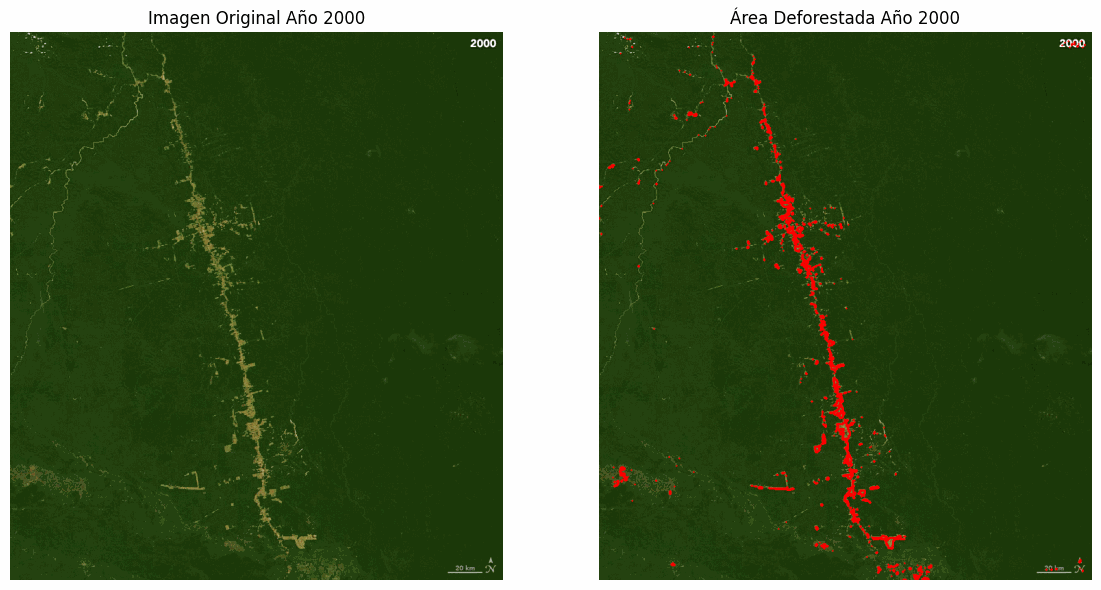
#> input picture Computer Vision/area_deforestada.gif, 1101 x 590 px, given in place of Jamanxim.gif, which was not available
$ jupyter execute --allow-errors Deforestacion.ipynb
#> lines starting #> are read from the running program, lines starting #| are printed output that depends on the picture; after the words box and inside, x2 and y2 are one past the last pixel; in counts of white or black regions, pixels touching at a corner belong together; pictures that were not available may be replaced by others from this repository, and a replacement may not be noted
[cell 1]
from PIL import Image
import os

def extract_frames(gif_path, output_folder):
    # Abrir el archivo GIF
#> called with gif_path = 'Jamanxim.gif', output_folder = 'imagenes'
    with Image.open(gif_path) as img:
        # Asegurarse de que el directorio de salida existe
#> img is the input picture: PIL image 1101x590 P; mean R, G, B, A 70.1, 91.9, 52, 255
        if not os.path.exists(output_folder):
            os.makedirs(output_folder)

        # Iterar sobre cada frame
        for frame_number in range(img.n_frames):
            # Establecer el frame actual
            img.seek(frame_number)
            # Crear la ruta para guardar el frame
            frame_path = os.path.join(output_folder, f"frame_{frame_number}.png")
            # Guardar el frame como PNG para mantener la calidad
            img.save(frame_path, format="PNG")
            print(f"Frame {frame_number} guardado en {frame_path}")
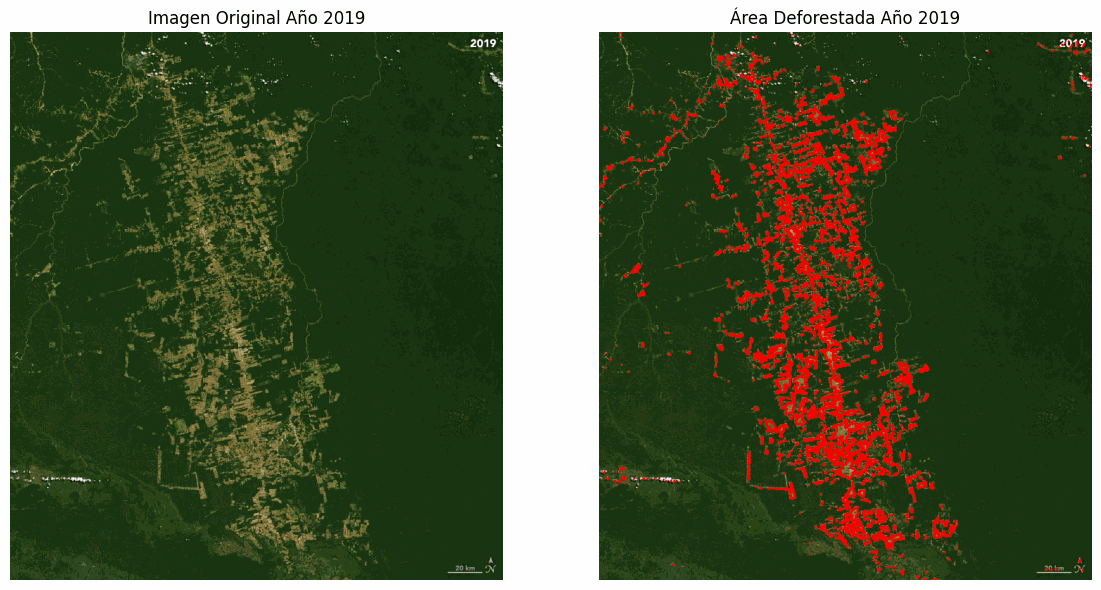
#> img: PIL image 1101x590 RGBA; mean R, G, B, A 76.7, 88.7, 58.3, 255

# Uso de la función
gif_path = "Jamanxim.gif"
output_folder = "imagenes"
extract_frames(gif_path, output_folder)

[cell 2]
import cv2
import numpy as np
import matplotlib.pyplot as plt
import os

def segmentar_area_deforestada(image_path, year):
    # Leer la imagen
#> called with image_path = 'frame_15.png', year = 2015
    img = cv2.imread(image_path)
#> img: shape (590, 1101, 3)
    img_gray = cv2.cvtColor(img, cv2.COLOR_BGR2GRAY)
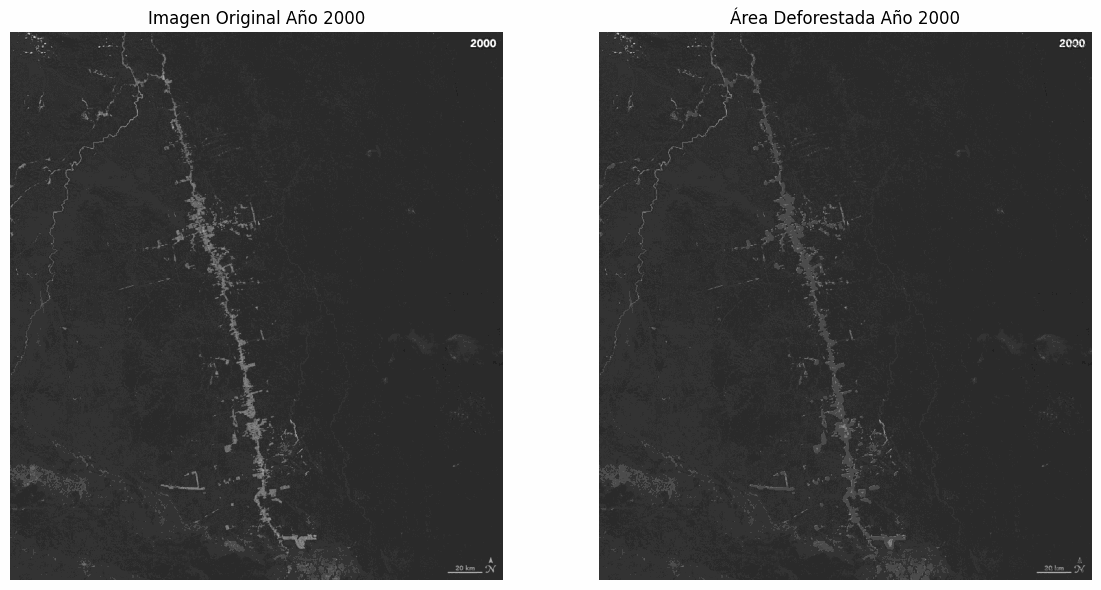
#> img_gray: shape (590, 1101); min 2, max 254, mean 80.8

    # Crear una figura para mostrar las imágenes
    plt.figure(figsize=(10, 8))
    plt.suptitle(f'Proceso de Segmentación de Área Desforestada Año {year}', fontsize=12)

    # Mostrar la imagen original
    plt.subplot(2, 4, 1)
    plt.imshow(cv2.cvtColor(img, cv2.COLOR_BGR2RGB))
    plt.title('1. Imagen Original')
    plt.axis('off')

    # Aplicar la operación Top Hat para resaltar elementos brillantes como nubes
    kernel = cv2.getStructuringElement(cv2.MORPH_RECT, (15, 15))
    tophat = cv2.morphologyEx(img_gray, cv2.MORPH_TOPHAT, kernel)
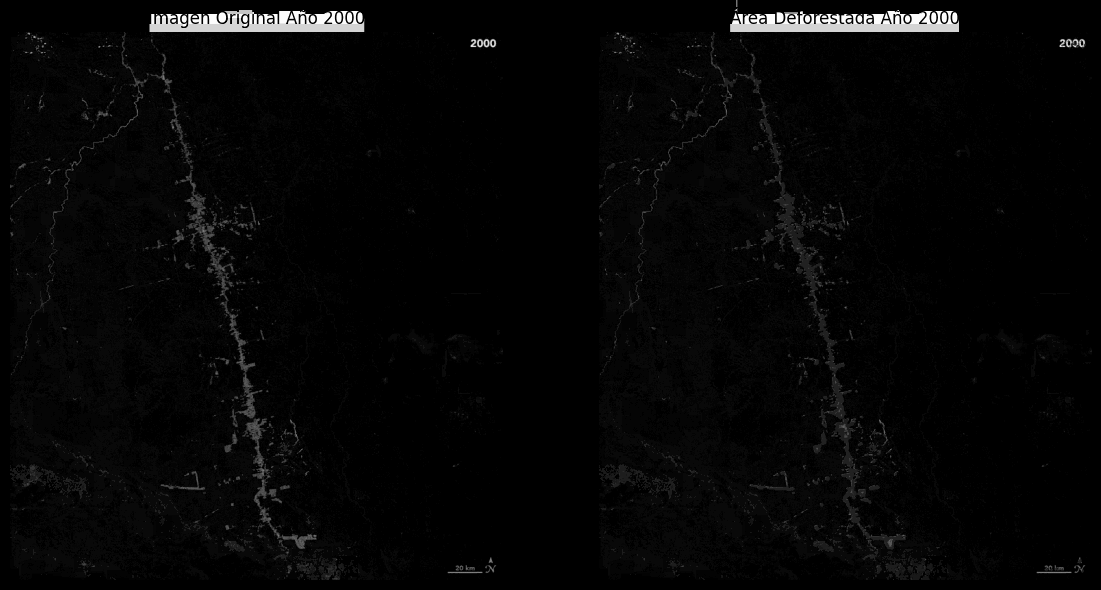
#> tophat: shape (590, 1101); min 0, max 252, mean 5.9

    # Mostrar imagen después de Top Hat
    plt.subplot(2, 4, 2)
    plt.imshow(tophat, cmap='gray')
    plt.title('2. Top Hat')
    plt.axis('off')

    # Umbralizar la imagen Top Hat para crear una máscara de nubes
    _, cloud_mask = cv2.threshold(tophat, 150, 255, cv2.THRESH_BINARY)
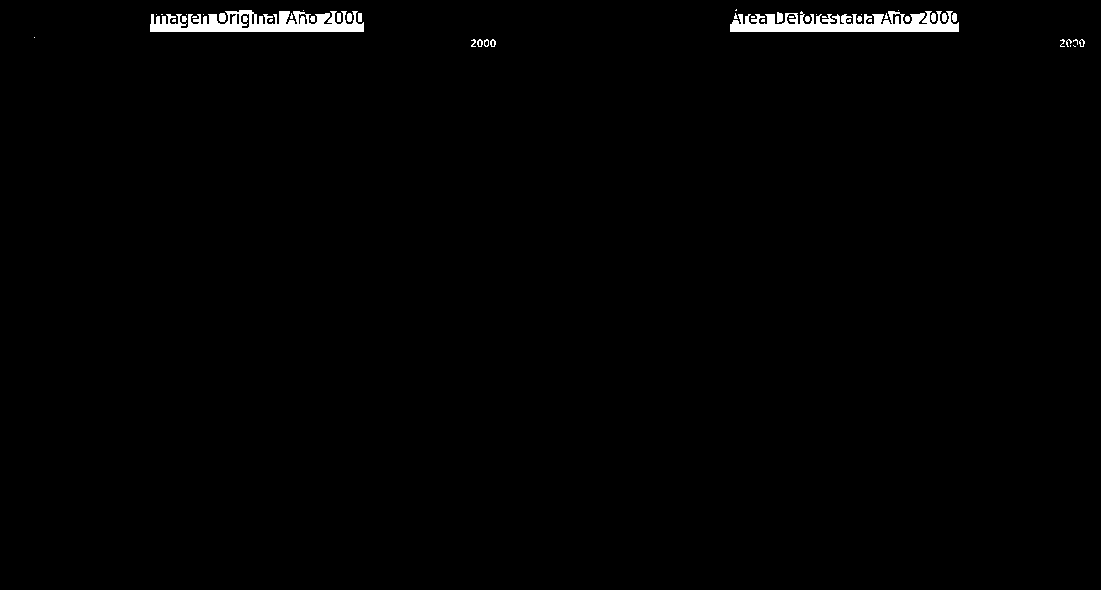
#> cloud_mask: shape (590, 1101); 1% white; 48 white regions (26 under 20 px), largest, box (x1, y1, x2, y2) and area: (730, 11, 959, 32) 3009, (150, 10, 364, 32) 2929, (219, 13, 226, 22) 57

    # Mostrar la máscara de nubes
    plt.subplot(2, 4, 3)
    plt.imshow(cloud_mask)
    plt.title('3. Máscara de Nubes')
    plt.axis('off')

    # Invertir la máscara de nubes para usarla más adelante
    cloud_mask_inv = cv2.bitwise_not(cloud_mask)

    # Aplicar la transformación de potencia (corrección gamma) para mejorar el contraste
    gamma = 5  # Ajusta este valor según sea necesario
    img_gamma = np.array(255 * (img / 255) ** gamma, dtype='uint8')

    plt.subplot(2, 4, 4)
    plt.imshow(img_gamma)
    plt.title('4. Transformación de la intensidad')
    plt.axis('off')

    # Convertir a escala de grises y mejorar el contraste con ecualización de histograma
    img_gamma_gray = cv2.cvtColor(img_gamma, cv2.COLOR_BGR2GRAY)
    img_eq = cv2.equalizeHist(img_gamma_gray)

    plt.subplot(2, 4, 5)
    plt.imshow(img_eq)
    plt.title('5. Contraste Mejorado')
    plt.axis('off')

    # Umbralización usando el método de Otsu para segmentar las áreas destacadas
    _, otsu_thresh = cv2.threshold(img_eq, 0, 255, cv2.THRESH_OTSU)
#> otsu_thresh: shape (590, 1101); 16.4% white; 45 white regions (30 under 20 px), largest, box (x1, y1, x2, y2) and area: (0, 0, 1101, 590) 106145, (219, 13, 226, 22) 53, (777, 13, 783, 22) 52

    plt.subplot(2, 4, 6)
    plt.imshow(otsu_thresh)
    plt.title('6. Umbralización Otsu')
    plt.axis('off')

    # Aplicar erosión para eliminar áreas pequeñas (como ríos) en la imagen binaria
    kernel_erosion = cv2.getStructuringElement(cv2.MORPH_ELLIPSE, (2, 2))
    eroded_image = cv2.erode(otsu_thresh, kernel_erosion, iterations=2)
#> eroded_image: shape (590, 1101); 15.4% white; 23 white regions (20 under 20 px), largest, box (x1, y1, x2, y2) and area: (0, 0, 1101, 590) 100066, (221, 15, 226, 22) 26, (779, 15, 783, 22) 26

    # Mostrar la imagen erosionada
    plt.subplot(2, 4, 7)
    plt.imshow(eroded_image)
    plt.title('7. Imagen Erosionada')
    plt.axis('off')

    # Aplicar la máscara inversa para eliminar nubes de la imagen erosionada
    img_without_clouds = cv2.bitwise_and(eroded_image, eroded_image, mask=cloud_mask_inv)
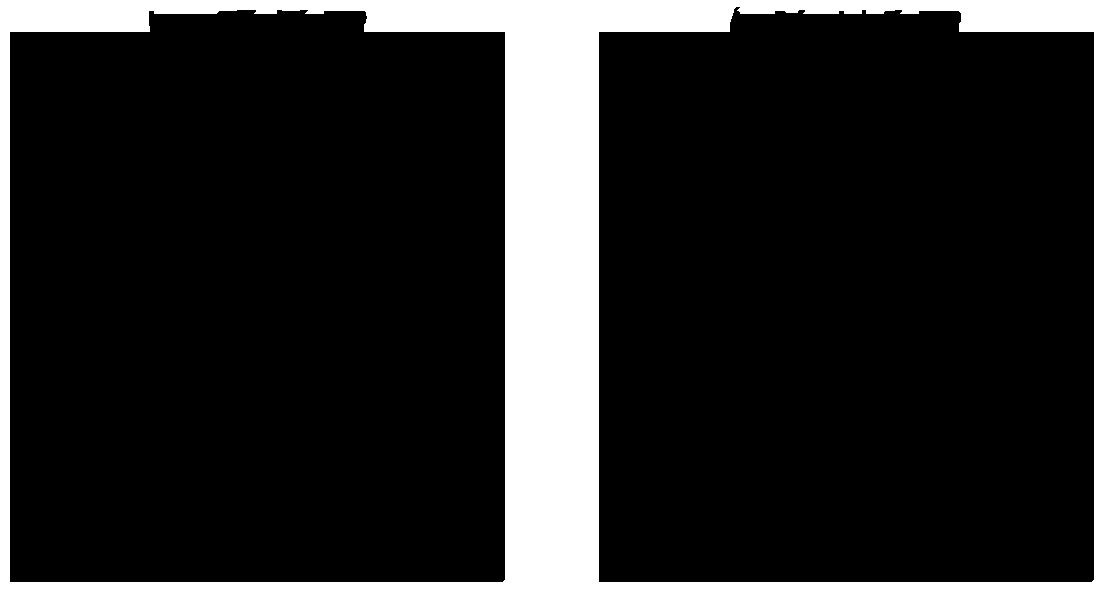
#> img_without_clouds: shape (590, 1101); 14.8% white; 1 white region, box (x1, y1, x2, y2) and area: (0, 0, 1101, 590) 96404

    # Mostrar la imagen final sin nubes y erosionada
    plt.subplot(2, 4, 8)
    plt.imshow(img_without_clouds, cmap='gray')
    plt.title('8. Imagen sin Nubes Erosionada')
    plt.axis('off')

    # Guardar la imagen final
    image_filename = 'binary_' + image_path
    output_path = os.path.join('imagenes_binarias', image_filename)
    cv2.imwrite(output_path, img_without_clouds)

    # Ajustar el diseño de todas las imágenes y mostrar
    plt.tight_layout(rect=[0, 0, 1, 1])  # Ajusta el valor de 0.93 para reducir el espacio

    plt.show()
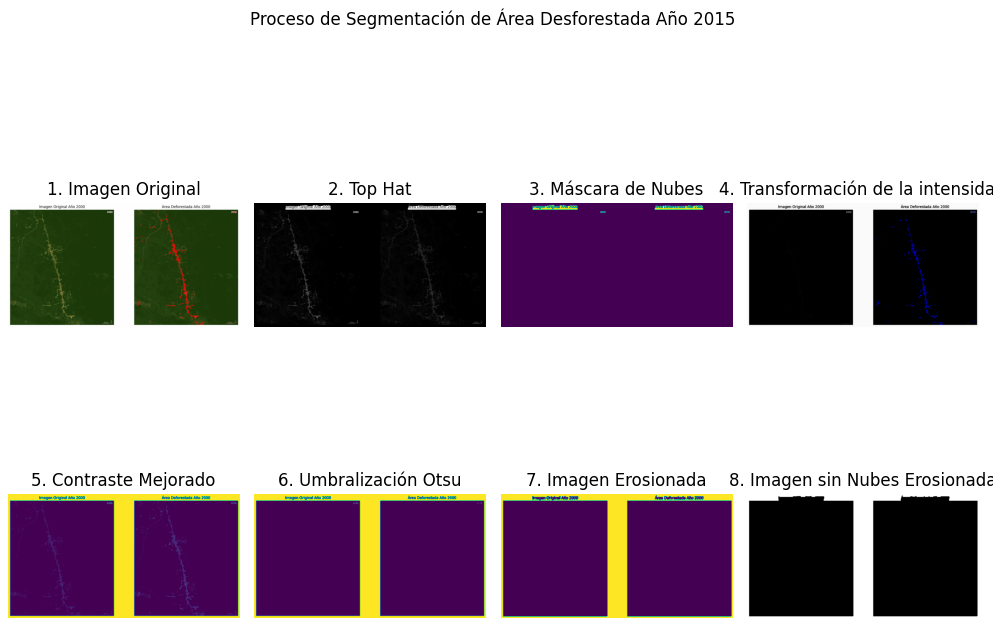
#> figure drawn by matplotlib, 8 panels; B, G, R data is drawn as R, G, B

# Llamar a la función con la ruta de la imagen
segmentar_area_deforestada('frame_15.png',2015)

#> (a cell that did not finish here is left out)

[cell 4]
import cv2

def calcular_area_blanca(image_path):
    # Leer la imagen binarizada
#> called with image_path = 'imagenes_binarias/binary_frame_0.png'
    binary_image = cv2.imread(image_path, cv2.IMREAD_GRAYSCALE)

    # Contar el número de píxeles blancos
    num_white_pixels = cv2.countNonZero(binary_image)
#> num_white_pixels = 0

    # Calcular el área en píxeles de un km²
    # Si 51 píxeles equivalen a 20 km, entonces
    # 1 km equivale a (51 / 20) píxeles
    pixels_per_km = 51 / 20
    km2_per_pixel = (1 / pixels_per_km) ** 2

    # Calcular el área blanca en km²
    area_km2 = num_white_pixels * km2_per_pixel
#> area_km2 = 0

    return area_km2

for i in range(20):
    print(f'_______________________Frame {i}_______________________________')
    binary_image_path = f'imagenes_binarias/binary_frame_{i}.png'
    area = calcular_area_blanca(binary_image_path)
#> area = 0
    print(f'Área deforestada en km²: {area:.2f}')
#| Área deforestada en km²: 0.00
#> `original_path = f'frame_{i}.png'`: original_path = 'frame_0.png'

[cell 5]
import cv2
import matplotlib.pyplot as plt
import os

def dibujar_contornos_en_imagen(original_image_path, binary_image_path, i):

#> called with original_image_path = 'frame_0.png', binary_image_path = 'imagenes_binarias/binary_frame_0.png', i = 0
    if i < 10:
      i = '0' + str(i)
    else:
      i = str(i)
    # Leer la imagen original
    img_original = cv2.imread(original_image_path)
    # Leer la imagen binaria
    img_binary = cv2.imread(binary_image_path, cv2.IMREAD_GRAYSCALE)

    # Encontrar los contornos en la imagen binaria
    contours, _ = cv2.findContours(img_binary, cv2.RETR_EXTERNAL, cv2.CHAIN_APPROX_SIMPLE)
#> contours = []

    # Dibujar los contornos sobre la imagen original
    img_contoured = img_original.copy()
    cv2.drawContours(img_contoured, contours, -1, (0, 0, 255), 2)  # Dibuja en rojo con grosor 2

    # Guardar la imagen con los contornos dibujados
    image_filename = 'contorno_' + image_path

    output_path = os.path.join('imagenes_contorneadas', image_filename)
    cv2.imwrite(output_path, img_contoured)

    # Crear una figura para mostrar las imágenes
    plt.figure(figsize=(12, 6))

    # Mostrar la imagen original
    plt.subplot(1, 2, 1)
    plt.imshow(cv2.cvtColor(img_original, cv2.COLOR_BGR2RGB))
    plt.title(f'Imagen Original Año 20{i}')
    plt.axis('off')

    # Mostrar la imagen con contornos
    plt.subplot(1, 2, 2)
    plt.imshow(cv2.cvtColor(img_contoured, cv2.COLOR_BGR2RGB))
    plt.title(f'Área Deforestada Año 20{i}')
    plt.axis('off')

    # Ajustar el diseño y mostrar
    plt.tight_layout()
    plt.show()


# Llamar a la función para cada par de imágenes
#> (the rest of this cell did not finish here and is left out)

[cell 6]
import matplotlib.pyplot as plt

# Datos de deforestación por año
años = list(range(2000, 2020))
areas_deforestadas = [
    651.44, 533.33, 731.87, 1231.06, 1122.03,
    1109.57, 1509.42, 1929.72, 2535.18, 2860.75,
    2160.25, 3997.85, 3390.23, 3476.36, 4921.03,
    2054.44, 3641.06, 2277.89, 4456.29, 3091.27
]

# Crear el gráfico de líneas
plt.figure(figsize=(10, 6))
plt.plot(años, areas_deforestadas, marker='o', linestyle='-', color='b')

# Títulos y etiquetas
plt.title('Evolución de la Deforestación por Año')
plt.xlabel('Año')
plt.ylabel('Área Deforestada (km²)')
plt.xticks(años, rotation=45)  # Rotar etiquetas del eje x para mejor legibilidad
plt.grid(True)

# Mostrar el gráfico
plt.tight_layout()  # Ajustar el layout para evitar solapamiento
plt.show()
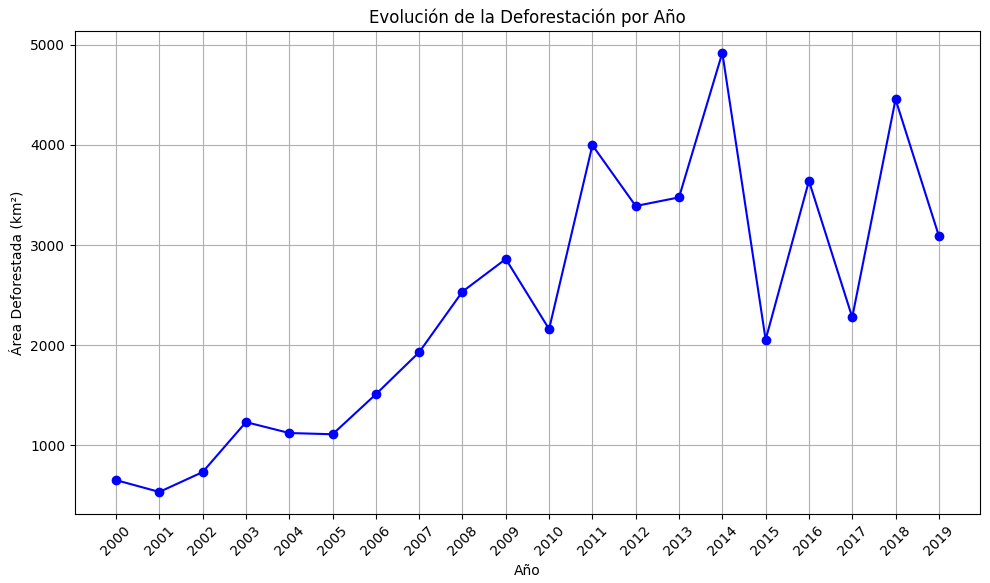
#> figure drawn by matplotlib, 1 panel; curve peaks at x = 2014, y = 4921
